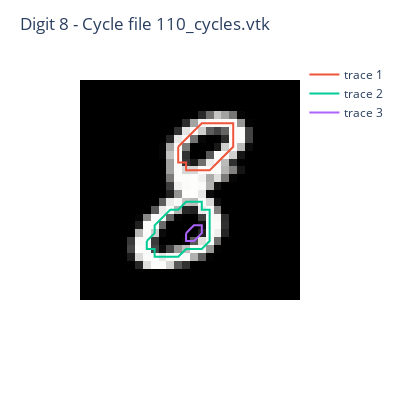

The notebook cell this image was saved under:
### Markdown cell above
Also in this case, `visualizeCycles` accepts an image as input. This can be used to visualize cycles over the original image,

### Code cell
digitPrefix = "8/110"
pngFile = os.path.join(IMG_DIR, digitPrefix+".png")
img = io.imread(pngFile)

cycleFile = os.path.join(VTK_DIR, digitPrefix+"_cycles.vtk")
iplot(visualizeCycles(img, cycleFile))

### Figure 1 — Plotly figure (JSON) as saved in the notebook; plotly's stock layout.template omitted (floating-point values rounded to 4 significant figures; data arrays with more than 128 entries replaced by an {"elided": "..."} marker saying what was removed)
{"data": [{"coloraxis": "coloraxis", "hovertemplate": "x: %{x}<br>y: %{y}<br>color: %{z}<extra></extra>", "name": "0", "type": "heatmap", "xaxis": "x", "yaxis": "y", "z": {"elided": "28x28 int values"}}, {"mode": "lines", "type": "scatter", "x": [12, 12, 12, 13, 13, 14, 15, 16, 17, 18, 19, 19, 19, 19, 18, 17, 16, 15, 14, 13, 12], "y": [8, 9, 10, 10, 11, 11, 11, 11, 10, 9, 8, 7, 6, 5, 5, 5, 5, 5, 6, 7, 8]}, {"mode": "lines", "type": "scatter", "x": [8, 8, 9, 9, 10, 11, 12, 13, 14, 15, 16, 16, 16, 16, 16, 15, 15, 14, 13, 12, 11, 10, 9, 9, 8], "y": [20, 21, 21, 22, 22, 22, 22, 21, 21, 21, 20, 19, 18, 17, 16, 16, 15, 15, 15, 16, 16, 17, 18, 19, 20]}, {"mode": "lines", "type": "scatter", "x": [13, 13, 14, 15, 15, 14, 13], "y": [19, 20, 20, 19, 18, 18, 19]}], "layout": {"coloraxis": {"colorscale": [[0, "rgb(0, 0, 0)"], [0.09091, "rgb(16, 16, 16)"], [0.1818, "rgb(38, 38, 38)"], [0.2727, "rgb(59, 59, 59)"], [0.3636, "rgb(81, 80, 80)"], [0.4545, "rgb(102, 101, 101)"], [0.5455, "rgb(124, 123, 122)"], [0.6364, "rgb(146, 146, 145)"], [0.7273, "rgb(171, 171, 170)"], [0.8182, "rgb(197, 197, 195)"], [0.9091, "rgb(224, 224, 223)"], [1, "rgb(254, 254, 253)"]], "showscale": false}, "height": 400, "margin": {"t": 60}, "title": {"text": "Digit 8 - Cycle file 110_cycles.vtk"}, "width": 400, "xaxis": {"anchor": "y", "constrain": "domain", "domain": [0, 1], "scaleanchor": "y", "showticklabels": false}, "yaxis": {"anchor": "x", "autorange": "reversed", "constrain": "domain", "domain": [0, 1], "showticklabels": false}}}
